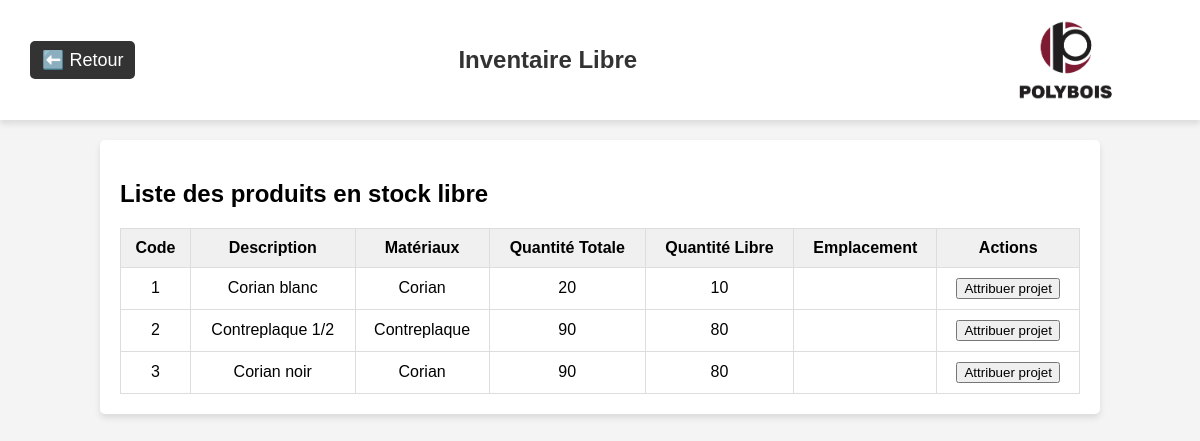
Page /inventaire/libre on the earlier database version.
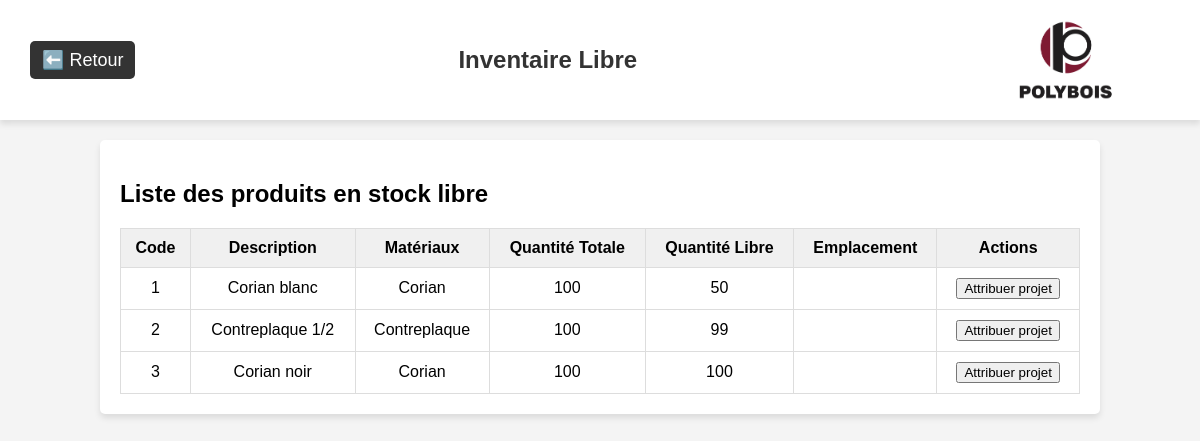
Same page on the later database version.
### app/models/produit.py (models this page shows, shortened)
class Produit(db.Model):
    __tablename__ = 'produit'
    id = db.Column(db.Integer, primary_key=True)
    code = db.Column(db.String(50), unique=True, nullable=False)
    description = db.Column(db.String(255))
    materiaux = db.Column(db.String(100))
    categorie = db.Column(db.String(100))
    quantite = db.Column(db.Integer, default=0)
    historique = db.Column(db.Text, default='[]')  # Permet de conserver l'historique des modifications
    projets_associes = db.relationship("ProduitProjet", back_populates="produit", cascade="all, delete-orphan")
    lignes_achat = db.relationship("LigneAchat", back_populates="produit", cascade="all, delete-orphan")
    lignes_commande = db.relationship("LigneCommandeProduction", back_populates="produit", cascade="all, delete-orphan")
    stocks = db.relationship("Stock", back_populates="produit", cascade="all, delete-orphan")

### app/routes/inventaire_routes.py (the view)
@inventaire_bp.route("/libre")
def inventaire_libre():
    produits = Produit.query.all()
    produits_libres = []
    for produit in produits:
        total_attribue = sum(assoc.quantite for assoc in produit.projets_associes)
        free = produit.quantite - total_attribue
        if free > 0:
            produit.free = free
            produits_libres.append(produit)
    return render_template("inventaire_libre.html", produits=produits_libres)

### app/templates/inventaire_libre.html (shortened to what this page needs)
<!DOCTYPE html>
<html lang="fr">
<head>
</head>
<body>
  <header>
    <a class="return-link" href="/inventaire">⬅️ Retour</a>
    <h1 class="module-title">Inventaire Libre</h1>
    <img class="logo-polybois" src="{{ url_for('static', filename='images/logo.png') }}" alt="Logo Polybois">
  </header>
  <div class="container">
    <h2>Liste des produits en stock libre</h2>
    <table id="produits">
      <thead>
        <tr>
          <th>Code</th>
          <th>Description</th>
          <th>Matériaux</th>
          <th>Quantité Totale</th>
          <th>Quantité Libre</th>
          <th>Emplacement</th>
          <th>Actions</th>
        </tr>
      </thead>
      <tbody>
        {% if produits %}
          {% for produit in produits %}
            <tr>
              <td>{{ produit.code }}</td>
              <td>{{ produit.description }}</td>
              <td>{{ produit.materiaux }}</td>
              <td>{{ produit.quantite }}</td>
              <td>{{ produit.free }}</td>
              <td>{{ produit.emplacement }}</td>
              <td>
                <button onclick="attribuer_projet('{{ produit.code }}')">Attribuer projet</button>
              </td>
            </tr>
          {% endfor %}
        {% else %}
          <tr><td colspan="7">⚠️ Aucun produit libre trouvé.</td></tr>
        {% endif %}
      </tbody>
    </table>
  </div>
</body>
</html>

### app/templates/inventaire_libre.html (style rules this page uses)
body { font-family: Arial, sans-serif; background-color: #f4f4f4; margin: 0; padding: 0; }
header { background-color: white; padding: 10px 30px; display: flex; justify-content: space-between; align-items: center; height: 100px; box-shadow: 0px 4px 6px rgba(0, 0, 0, 0.1); }
.return-link { text-decoration: none; font-size: 18px; color: white; background-color: #333; padding: 8px 12px; border-radius: 5px; }
.module-title { font-size: 24px; color: #333; flex-grow: 1; text-align: center; }
.logo-polybois { height: 120px; }
.container { margin: 20px auto; width: 80%; background: white; padding: 20px; border-radius: 5px; box-shadow: 0 4px 6px rgba(0,0,0,0.1); }
table { width: 100%; border-collapse: collapse; margin-top: 20px; }
th, td { padding: 10px; border: 1px solid #ddd; text-align: center; }
th { background-color: #f0f0f0; }

Differences in the rows shown:
changed Produit "Corian blanc": quantite "20" → "100"; free "10" → "50"
changed Produit "Contreplaque 1/2": quantite "90" → "100"; free "80" → "99"
changed Produit "Corian noir": quantite "90" → "100"; free "80" → "100"
